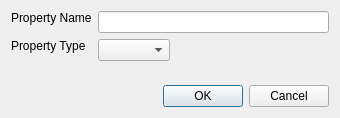
<?xml version="1.0" encoding="UTF-8"?>
<ui version="4.0">
 <class>qdesigner_internal::NewDynamicPropertyDialog</class>
 <widget class="QDialog" name="qdesigner_internal::NewDynamicPropertyDialog">
  <property name="windowTitle">
   <string>Create Dynamic Property</string>
  </property>
  <property name="geometry">
   <rect>
    <x>0</x>
    <y>0</y>
    <width>340</width>
    <height>118</height>
   </rect>
  </property>
  <layout class="QVBoxLayout" name="verticalLayout">
   <item>
    <layout class="QFormLayout" name="formLayout">
     <property name="fieldGrowthPolicy">
      <enum>QFormLayout::ExpandingFieldsGrow</enum>
     </property>
     <item row="0" column="1">
      <widget class="QLineEdit" name="m_lineEdit">
       <property name="minimumSize">
        <size>
         <width>220</width>
         <height>0</height>
        </size>
       </property>
      </widget>
     </item>
     <item row="0" column="0">
      <widget class="QLabel" name="label">
       <property name="text">
        <string>Property Name</string>
       </property>
       <property name="sizePolicy">
        <sizepolicy hsizetype="Preferred" vsizetype="Fixed">
         <horstretch>0</horstretch>
         <verstretch>0</verstretch>
        </sizepolicy>
       </property>
      </widget>
     </item>
     <item row="1" column="1">
      <layout class="QHBoxLayout" name="horizontalLayout">
       <item>
        <widget class="QComboBox" name="m_comboBox"/>
       </item>
       <item>
        <spacer name="horizontalSpacer">
         <property name="sizeHint" stdset="0">
          <size>
           <width>40</width>
           <height>20</height>
          </size>
         </property>
         <property name="orientation">
          <enum>Qt::Horizontal</enum>
         </property>
        </spacer>
       </item>
      </layout>
     </item>
     <item row="1" column="0">
      <widget class="QLabel" name="label_2">
       <property name="text">
        <string>Property Type</string>
       </property>
       <property name="sizePolicy">
        <sizepolicy hsizetype="Preferred" vsizetype="Fixed">
         <horstretch>0</horstretch>
         <verstretch>0</verstretch>
        </sizepolicy>
       </property>
      </widget>
     </item>
    </layout>
   </item>
   <item>
    <spacer>
     <property name="sizeHint" stdset="0">
      <size>
       <width>0</width>
       <height>0</height>
      </size>
     </property>
     <property name="orientation">
      <enum>Qt::Vertical</enum>
     </property>
    </spacer>
   </item>
   <item>
    <widget class="QDialogButtonBox" name="m_buttonBox">
     <property name="standardButtons">
      <set>QDialogButtonBox::Cancel|QDialogButtonBox::Ok</set>
     </property>
     <property name="orientation">
      <enum>Qt::Horizontal</enum>
     </property>
     <property name="centerButtons">
      <bool>false</bool>
     </property>
    </widget>
   </item>
  </layout>
 </widget>
 <resources/>
 <connections/>
</ui>
